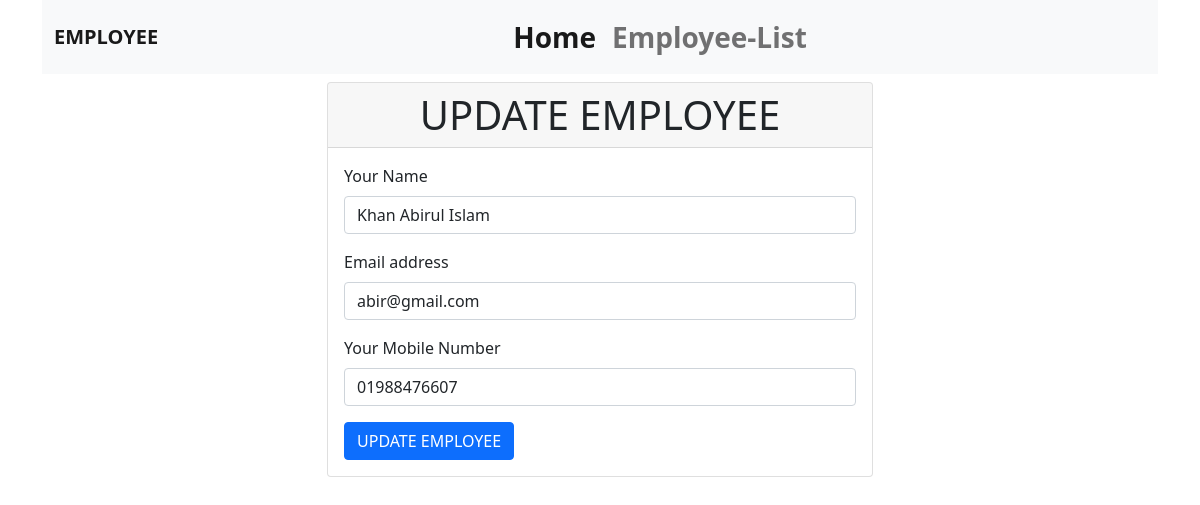
/w3scloud/employee_edit.php?employee_id=82, run on the app's committed database.
### tables this page shows
CREATE TABLE `employee_list` (
  `id` int(11) NOT NULL,
  `employee_name` varchar(100) NOT NULL,
  `employee_email` varchar(100) NOT NULL,
  `employee_number` varchar(20) NOT NULL
);

### w3scloud/employee_edit.php (the view, shortened to what this page needs)
<?php
require_once("includes/header.php");
require_once("includes/navbar.php");
require_once("includes/db.php");
$id = $_GET['employee_id'];
$select_query = "SELECT * FROM employee_list WHERE id = $id";
$from_db = mysqli_query($db_connect, $select_query);
$after_fetch_assoc = mysqli_fetch_assoc($from_db);
?>
<div class="container mt-2">
    <div class="row">
        <div class="col-md-6 m-auto">
            <div class="card">
                <h1 class="card-header text-uppercase text-center">Update Employee</h1>
                <div class="card-body">
                    <form action="employee_edit_post.php" method="POST">
                        <div class="mb-3">
                            <label for="inputname" class="form-label">Your Name</label>
                            <input type="text" class="form-control" id="inputname" name="employee_name" value="<?=$after_fetch_assoc['employee_name']?>">
                        </div>
                        <div class="mb-3">
                            <label for="inputemail" class="form-label">Email address</label>
                            <input type="text" class="form-control" id="inputemail" name="employee_email" value="<?=$after_fetch_assoc['employee_email']?>">
                        </div>
                        <div class="mb-3">
                            <label for="inputname" class="form-label">Your Mobile Number</label>
                            <input type="number" class="form-control" id="inputname" name="employee_number" value="<?=$after_fetch_assoc['employee_number']?>">
                        </div>
                        <button type="submit" class="btn btn-primary text-uppercase">Update Employee</button>
                    </form>
                </div>
            </div>
        </div>
    </div>
</div>
<?php
require_once("includes/footer.php");
?>

### data on the page
employee_list: employee_name "Khan Abirul Islam", employee_email "abir@gmail.com", employee_number "01988476607"
